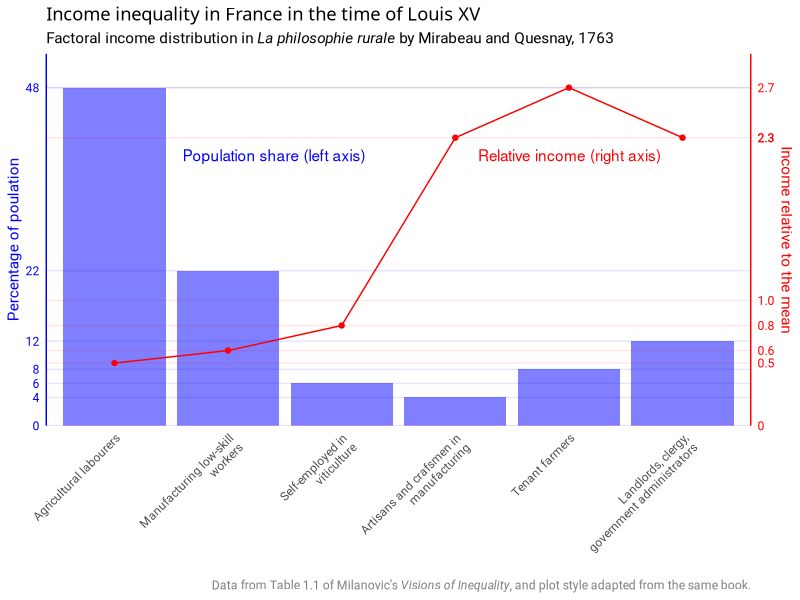

This chart was generated by the following R code: (Note: this script raises an error after producing the figure.)

library(tidyverse)
library(ggtext)

d1 <- tribble(~population, ~income, ~class, ~class_detail,
              48, 0.5, "Workers",            "Agricultural labourers",
              22, 0.6, "Workers",            "Manufacturing low-skill workers",
              6, 0.8, "Self-employed",       "Self-employed in viticulture",
              4, 2.3, "Self-empoyed",        "Artisans and crafsmen in manufacturing",
              8, 2.7, "Capitalists",         "Tenant farmers",
              12, 2.3, "The Elite",          "Landlords, clergy, government administrators"
              ) |> 
  mutate(country = "France",
         period = "1763",
         class = factor(class,levels = unique(class)),
         class_detail = str_wrap(class_detail, 25),
         class_detail = factor(class_detail, levels = class_detail),
         pop_prop = population / max(population),
         inc_prop = income / max(income),
         pop_ratio = max(population),
         inc_ratio = max(income))


stopifnot(sum(d1$population) == 100)

inc_col <- "red"
pop_col <- "blue"

p1 <- d1 |> 
  ggplot(aes(x = class_detail)) +
  geom_col(aes(y = pop_prop), fill = pop_col, alpha = 0.5) +
  geom_line(aes(x = as.numeric(class_detail), y = inc_prop), colour = inc_col) +
  geom_point(aes(x = as.numeric(class_detail), y = inc_prop), colour = inc_col) +
  geom_hline(yintercept = c(0, 1/2.7, d1$inc_prop), colour = inc_col, alpha = 0.1) +
  geom_hline(yintercept = c(0, d1$pop_prop), colour = pop_col, alpha = 0.1) +
  annotate("text", x = 4.2, y = 0.8, label = "Relative income (right axis)", colour = inc_col, hjust = 0) +
  annotate("text", x = 1.6, y = 0.8, label = "Population share (left axis)", colour = pop_col, hjust = 0) +
  scale_y_continuous(expand = c(0, 0),
                     limits = c(0, 1.1),
                     breaks = c(0, d1$pop_prop), labels = c(0, d1$population),
                     sec.axis = dup_axis(breaks = c(0, 1/2.7, d1$inc_prop), 
                                         labels = c(0, "1.0", d1$income), 
                                         name = "Income relative to the mean")) +
  labs(x = "",
       y = "Percentage of poulation",
       title = "Income inequality in France in the time of Louis XV",
       subtitle = "Factoral income distribution in *La philosophie rurale* by Mirabeau and Quesnay, 1763",
       caption = "Data from Table 1.1 of Milanovic's *Visions of Inequality*, and plot style adapted from the same book.") +
  theme_minimal(base_family = "Roboto") +
  theme(axis.text.x = element_text(angle = 45, hjust = 1),
        panel.grid.minor = element_blank(),
        panel.grid.major = element_blank(),
        legend.position = "none",
        axis.line.y.right = element_line(colour = inc_col),
        axis.line.y.left = element_line(colour = pop_col),
        axis.title.y.left = element_text(colour = pop_col),
        axis.title.y.right = element_text(colour = inc_col),
        axis.text.y.left = element_text(colour = pop_col),
        axis.text.y.right = element_text(colour = inc_col),
        plot.subtitle = element_markdown(),
        plot.caption = element_markdown(colour = "grey50"),
        plot.title = element_markdown(family = "Sarala"))

svg_png(p1, "../img/0311-quesnay-bar", w = 10, h = 6)
        
